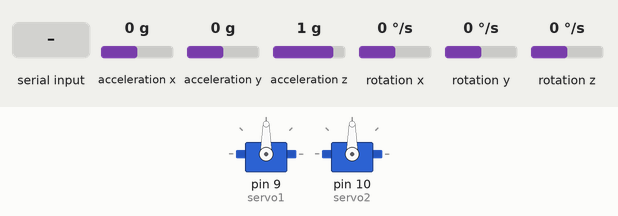
Simulated run of this sketch. Board: Arduino Uno, built with avr-gcc and run on an emulated ATmega328P. Shown: 2 × servo. Wiring (inferred from the names in the program): MPU-6050 motion sensor at I2C address 0x68. Inputs (shaded band) come from the test bench; at power-on: rotation x 0 °/s, rotation z 0 °/s, acceleration x 0 g, acceleration y 0 g, acceleration z 1 g, rotation y 0 °/s. What the sketch prints to the serial monitor is not drawn.

Above: at 1.8 s.
1.9 s: rotation x set to -192 °/s
At 3.8 s:
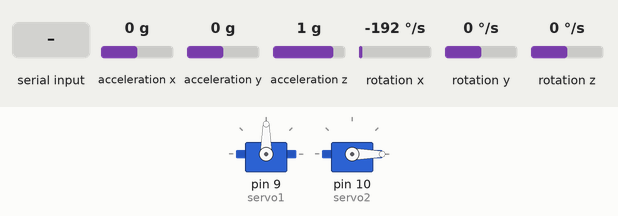
4.1 s: "30,150\n" received over Serial
At 5.7 s:
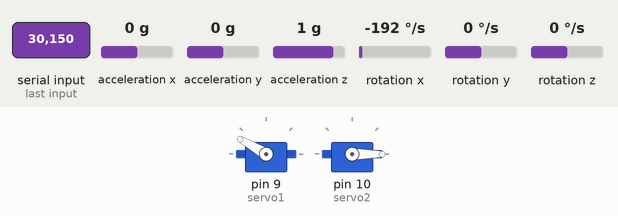
7.1 s: rotation z set to 100 °/s
At 9.5 s:
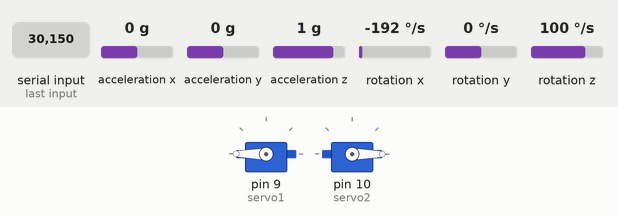
10.1 s: acceleration x set to -1.4 g
13.1 s: rotation z set to -192 °/s
16.1 s: "90,45\n" received over Serial
At 17.6 s:
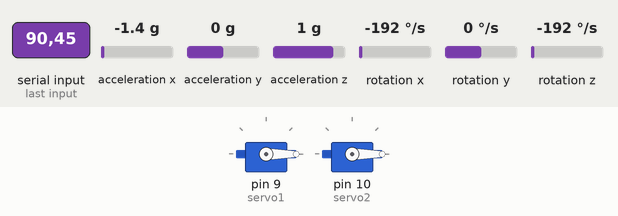
Timing chart, 0 to 19.1 s (numbered marks = the images above; inputs shaded):
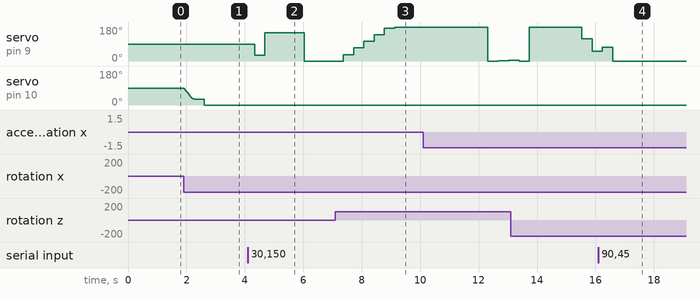

The sketch:

Turret.ino
```cpp
// Rewritten demo from Adafruit's MPU6050 library

#include <Wire.h>
#include <Servo.h>

const int MPU = 0x68; // MPU I2C address. Confirm with i2c_scanner example
float gyrox, gyroy, gyroz, accelx, accely, accelz;
float errgx, errgy, errgz, errax, erray, erraz; // inherent error measurements of the MPU
float xrotation, yrotation, zrotation;
float deltaTime, prevTime = 0;
Servo servo1;
Servo servo2;
int servo_target1;
int servo_target2;
int offset = 90;
float FS_gyro_factor = 131.0; // change according to MPU +-G setting. Datasheet p32
float FS_accel_factor = 16384.0; // change according to MPU +-G setting. Datasheet p30
int accel_expected_max = 16384.0; // observed 1G value. Bandaid fix
bool isPopulatingDataWindow = true; // use this to indicate first pass throuh dataWindow

const int DATA_WINDOW_SIZE = 128;
int dataWindow[DATA_WINDOW_SIZE];
int dataWindowIndex = 0;
const int DELAY_INITIAL = 10;
const int DELAY_FINAL = 250;
int delay_value = DELAY_INITIAL;

void setup(void) {
  Serial.begin(9600);
  Wire.begin();
  Wire.beginTransmission(MPU);
  Wire.write(0x6B); // PWR_MGNT register. Reset this on setup
  Wire.write(0x00); // TODO: experiment with 0b1000_0000. See if this also properly resets
  Wire.endTransmission(true);
  servo1.attach(9);
  servo2.attach(10);
  measureMPUerror(200); // 200 samples
  Serial.println("Setup Complete. Please wait for dataWindow to populate");
  delay(100);
  /*
  Optionally configure MPU
  We'll use default +/-2g, +/-250 degree/s
  */
}

void loop() {

  /* Get new sensor events with the readings */
  //request signal from ACCEL_OUT registers
  Wire.beginTransmission(MPU);
  Wire.write(0x3B); // address of ACCEL_XOUT_H
  Wire.endTransmission(false);
  Wire.requestFrom(MPU, 6, true);
  //consume signal
  accelx = (Wire.read() << 8 | Wire.read()) / 1.0; // read 2 bytes/registers (OUT_H and OUT_L) and reassemble the 16b data
  accely = (Wire.read() << 8 | Wire.read()) / 1.0;
  accelz = (Wire.read() << 8 | Wire.read()) / 1.0;
  //request the signal from GYRO_OUT registers
  Wire.beginTransmission(MPU);
  Wire.write(0x43); // GYRO_XOUT_H
  Wire.endTransmission(false);
  Wire.requestFrom(MPU, 6, true);
  // consume the signal
  gyrox = ((Wire.read() << 8 | Wire.read()) - errgx) / FS_gyro_factor; // for setting +-250 degree/s, divide by 131.0, adjust by err
  gyroy = ((Wire.read() << 8 | Wire.read()) - errgy) / FS_gyro_factor;
  gyroz = ((Wire.read() << 8 | Wire.read()) - errgz) / FS_gyro_factor;
  // Gyro data is in degrees/s. Convert to degrees and add to current rotational position (like adding velo to pos)
  deltaTime = millis()/1000.0 - prevTime;
  prevTime = millis()/1000.0;
  xrotation = xrotation + gyrox * deltaTime;
  yrotation = yrotation + gyroy * deltaTime;
  zrotation = zrotation + gyroz * deltaTime;
  // Record datum
  dataWindow[dataWindowIndex] = gyrox;
  dataWindowIndex++;
  if (dataWindowIndex >= DATA_WINDOW_SIZE) dataWindowIndex = 0; // loop back to beginning of window
  /* Print out the values */
  if (isPopulatingDataWindow) Serial.print(".");
  else{
    printAccelVariables();
    printGyroVariables();
    printStats();
  }
  if (Serial.available()){
    offset = Serial.parseInt();
  }
  // servo1.write(0); // Run one time so I know which direction to attach the servo horn
  servo_target1 = map(zrotation, -90, 90, -90, 90) + offset;
  servo_target2 = map(xrotation, -90, 90, -90, 90) + offset;
  constrain(servo_target1, 0, 180);
  constrain(servo_target2, 0, 180);
  servo1.write(servo_target1);
  servo2.write(servo_target2);
  if (isPopulatingDataWindow){}
  else{
    Serial.print("servo1: ");
    Serial.print(servo1.read());
    Serial.print("\tservo2: ");
    Serial.println(servo2.read());
    Serial.print("offset: ");
    Serial.println(offset);
    Serial.println("");
  }
  delay(delay_value);
  if (dataWindowIndex == DATA_WINDOW_SIZE-1) {
    delay_value = DELAY_FINAL;
    isPopulatingDataWindow = false;
  }
}

void printGyroVariables(){
  Serial.print("gyro:\n");
  Serial.print("x: ");
  Serial.print(xrotation);
  Serial.print("\t");
  Serial.println(gyrox);
  Serial.print("y: ");
  Serial.print(yrotation);
  Serial.print("\t");
  Serial.println(gyroy);
  Serial.print("z: ");
  Serial.print(zrotation);
  Serial.print("\t");
  Serial.println(gyroz);
}

void printAccelVariables(){
  Serial.print("accel:\n");
  Serial.print("x: ");
  Serial.println(accelx);
  Serial.print("y: ");
  Serial.println(accely);
  Serial.print("z: ");
  Serial.println(accelz);
}

void printStats(){
  Serial.print("mean = ");
  Serial.print(calculateMean(&dataWindow));
  Serial.print("\t");
  Serial.print("std = ");
  Serial.println(calculateSTD(&dataWindow));
}

float calculateMean(int (*arr)[DATA_WINDOW_SIZE]){
  size_t len = sizeof(*arr) / sizeof((*arr)[0]);
  long sum = 0;
  for (int i=0; i < len; i++) sum += (*arr)[i];
  return sum / (float)len;
}

float calculateSTD(int (*arr)[DATA_WINDOW_SIZE]){
  float m = calculateMean(arr);
  double sum = 0.0;
  for (int i=0; i<DATA_WINDOW_SIZE; i++) sum += sq((*arr)[i] - m);
  return sqrt(sum / DATA_WINDOW_SIZE);
}

// Collect measurementCount samples and average out to estimate the
//  inherent error in measurement of the MPU. It doesn't quite report
//  0 acceleration and 9.8 m/s^2 at rest, so we need to set some offsets
//  as errgx/y/z and errax/y/z to correct for it.
// Do not move the MPU while this is running (in setup())
void measureMPUerror(int measurementCount){
  // Normally we compute average as
  //  sum = n1 + n2 + n3...;
  //  mean = sum / N;
  // but this may overflow the variable storing sum if n_i is a large number.
  // Instead we can use
  //  sum += n1 / N;
  //  sum += n2 / N; ...
  // probably increasing time (many div operations), but that cost is probably negligible here
  double meax = 0, meay = 0, meaz = 0, megx = 0, megy = 0, megz = 0 ; // "M.ean of E.rror A.ccel X."
  float ax, ay, az, gx, gy, gz;
  for (int i=0; i<measurementCount; i++){
    Wire.beginTransmission(MPU);
    Wire.write(0x3B); // address of ACCEL_XOUT_H
    Wire.endTransmission(false);
    Wire.requestFrom(MPU, 6+2+6,true); // read 6 bytes/registers of ACCEL, 2 bytes TEMP, 6 bytes GYRO
    //consume signal
    ax = (Wire.read() << 8 | Wire.read());
    ay = (Wire.read() << 8 | Wire.read());
    az = (Wire.read() << 8 | Wire.read());
    Wire.read(); // unused TEMP
    Wire.read(); // unused TEMP
    gx = (Wire.read() << 8 | Wire.read());
    gy = (Wire.read() << 8 | Wire.read());
    gz = (Wire.read() << 8 | Wire.read());
    // divide and add to rolling Mean
    meax += ax / measurementCount; // TODO: This formula does not work on a (seconds^0) measurement. Use the atan() formula instead
    meay += ay / measurementCount;
    meaz += az / measurementCount;
    megx += gx / measurementCount;
    megy += gy / measurementCount;
    megz += gz / measurementCount;
  }
  // Uncomment these after plugging in that black magic atan formula
  // errax = meax;
  // erray = meay;
  // erraz = meaz;
  errgx = megx;
  errgy = megy;
  errgz = megz;

  Serial.println("Error measurements:");
  Serial.print("ax (UNFINISHED): ");
  Serial.println(meax);
  Serial.print("ay (UNFINISHED): ");
  Serial.println(meay);
  Serial.print("az (UNFINISHED): ");
  Serial.println(meaz);
  Serial.print("gx: ");
  Serial.println(megx);
  Serial.print("gy: ");
  Serial.println(megy);
  Serial.print("gz: ");
  Serial.println(megz);
  Serial.println();
}
```

Measured:
- after the input at 1.9 s, servo on pin 10 (servo2): moves from 90° to 0° over 0.70 s, starting at once
- after the input at 4.1 s, servo on pin 9 (servo1): 90° → 30° after 0.24 s, → 150° 0.35 s later, → 0° 1.3 s later
- after the input at 7.1 s, servo on pin 9 (servo1): moves from 0° to 180° over 1.8 s, starting after 0.27 s
- after the input at 16.1 s, servo on pin 9 (servo1): 51° → 74° after 0.14 s, → 0° 0.36 s later
